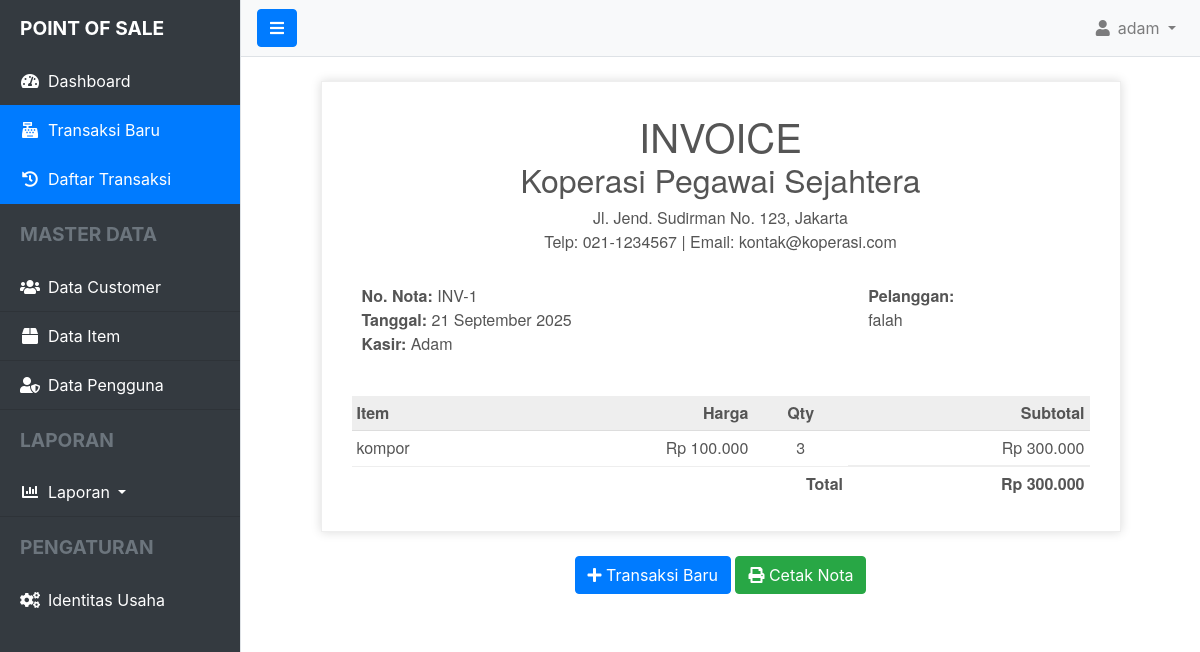
Page /index.php?controller=sales&action=receipt&id=1 (signed in) on the committed database.
### tables this page shows
CREATE TABLE `identitas` (
  `id_identitas` int NOT NULL,
  `nama_identitas` varchar(255) NOT NULL,
  `badan_hukum` varchar(255) DEFAULT NULL,
  `alamat` text,
  `telp` varchar(20) DEFAULT NULL,
  `email` varchar(255) DEFAULT NULL,
  `npwp` varchar(100) DEFAULT NULL,
  `url` varchar(255) DEFAULT NULL,
  `rekening` varchar(255) DEFAULT NULL
);

CREATE TABLE `sales` (
  `id_sales` bigint UNSIGNED NOT NULL,
  `id_customer` bigint UNSIGNED NOT NULL,
  `id_user` bigint UNSIGNED NOT NULL,
  `tgl_sales` datetime NOT NULL DEFAULT CURRENT_TIMESTAMP,
  `status` varchar(50) NOT NULL
);

CREATE TABLE `users` (
  `id_user` bigint UNSIGNED NOT NULL,
  `nama_user` varchar(255) NOT NULL,
  `username` varchar(255) NOT NULL,
  `password` varchar(255) NOT NULL,
  `id_level` bigint UNSIGNED NOT NULL
);

CREATE TABLE `customers` (
  `id_customer` bigint UNSIGNED NOT NULL,
  `nama_customer` varchar(255) NOT NULL,
  `alamat` text,
  `telp` varchar(20) DEFAULT NULL,
  `email` varchar(255) DEFAULT NULL
);

CREATE TABLE `transactions` (
  `id_transaction` bigint UNSIGNED NOT NULL,
  `id_sales` bigint UNSIGNED NOT NULL,
  `id_item` bigint UNSIGNED NOT NULL,
  `quantity` int NOT NULL,
  `price` decimal(15,2) NOT NULL,
  `amount` decimal(15,2) NOT NULL
);

CREATE TABLE `items` (
  `id_item` bigint UNSIGNED NOT NULL,
  `nama_item` varchar(255) NOT NULL,
  `uom` varchar(50) NOT NULL,
  `harga_beli` decimal(15,2) DEFAULT '0.00',
  `harga_jual` decimal(15,2) NOT NULL,
  `stok` int NOT NULL DEFAULT '0'
);

### app/controllers/SalesController.php (called while the page is built, shortened)
<?php
require_once __DIR__ . '../../models/SalesModel.php';
require_once __DIR__ . '../../models/TransactionModel.php';
require_once __DIR__ . '../../models/Identitas.php';
class SalesController {
    public function receipt($id) {
        $sale = SalesModel::findWithDetails($id);
        $transactions = TransactionModel::findAllBySalesId($id);
        $identity = Identitas::find(1);
        require __DIR__ . '/../views/layout/header.php';
        require __DIR__ . '/../views/layout/sidebar.php';
        require __DIR__ . '/../views/sales/receipt.php';
        require __DIR__ . '/../views/layout/footer.php';
    }
}

### index.php (called while the page is built, shortened)
<?php
require_once __DIR__ . '/routes.php';

### app/models/Identitas.php (called while the page is built, shortened)
<?php
class Identitas {
    public static function find($id) {
        $db = Database::getInstance();
        $stmt = $db->prepare("SELECT * FROM identitas WHERE id_identitas = ?");
        $stmt->execute([$id]);
        return $stmt->fetch();
    }
}

### app/models/SalesModel.php (called while the page is built, shortened)
<?php
class SalesModel {
public static function findWithDetails($id) {
        $db = Database::getInstance();
        $stmt = $db->prepare("
            SELECT s.*, c.nama_customer, u.nama_user
            FROM sales s
            JOIN customers c ON s.id_customer = c.id_customer
            JOIN users u ON s.id_user = u.id_user
            WHERE s.id_sales = ?
        ");
        $stmt->execute([$id]);
        return $stmt->fetch();
    }
}

### app/models/TransactionModel.php (called while the page is built, shortened)
<?php
class TransactionModel {
    public static function findAllBySalesId($salesId) {
        $db = Database::getInstance();
        $stmt = $db->prepare("
            SELECT t.*, i.nama_item
            FROM transactions t
            JOIN items i ON t.id_item = i.id_item
            WHERE t.id_sales = ?
        ");
        $stmt->execute([$salesId]);
        return $stmt->fetchAll();
    }
}

### app/views/sales/receipt.php (the view, shortened to what this page needs)
<div class="receipt-container" id="receipt-area">
    <div class="receipt-header">
        <h1>INVOICE</h1>
        <h2><?= htmlspecialchars($identity['nama_identitas']); ?></h2>
        <p><?= htmlspecialchars($identity['alamat']); ?><br>
        Telp: <?= htmlspecialchars($identity['telp']); ?> | Email: <?= htmlspecialchars($identity['email']); ?></p>
    </div>
    <div class="receipt-details">
        <table cellpadding="0" cellspacing="0">
            <tr class="top">
                <td colspan="4">
                    <table>
                        <tr>
                            <td>
                                <strong>No. Nota:</strong> INV-<?= htmlspecialchars($sale['id_sales']); ?><br>
                                <strong>Tanggal:</strong> <?= date("d F Y", strtotime($sale['tgl_sales'])); ?><br>
                                <strong>Kasir:</strong> <?= htmlspecialchars($sale['nama_user']); ?>
                            </td>
                            <td>
                                <strong>Pelanggan:</strong><br>
                                <?= htmlspecialchars($sale['nama_customer']); ?>
                            </td>
                        </tr>
                    </table>
                </td>
            </tr>
            <tr class="heading">
                <td>Item</td>
                <td style="text-align: right;">Harga</td>
                <td style="text-align: center;">Qty</td>
                <td style="text-align: right;">Subtotal</td>
            </tr>
            <?php $grandTotal = 0; ?>
            <?php foreach ($transactions as $item): ?>
                <tr class="item">
                    <td><?= htmlspecialchars($item['nama_item']); ?></td>
                    <td style="text-align: right;">Rp <?= number_format($item['price'], 0, ',', '.'); ?></td>
                    <td style="text-align: center;"><?= $item['quantity']; ?></td>
                    <td style="text-align: right;">Rp <?= number_format($item['amount'], 0, ',', '.'); ?></td>
                </tr>
                <?php $grandTotal += $item['amount']; ?>
            <?php endforeach; ?>
            <tr class="total">
                <td colspan="3" style="text-align: right;"><strong>Total</strong></td>
                <td style="text-align: right;"><strong>Rp <?= number_format($grandTotal, 0, ',', '.'); ?></strong></td>
            </tr>
        </table>
    </div>
</div>
<div class="text-center mt-4 no-print">
    <a href="index.php?controller=sales&action=create" class="btn btn-primary">
        <i class="fas fa-plus"></i> Transaksi Baru
    </a>
    <button onclick="window.print()" class="btn btn-success">
        <i class="fas fa-print"></i> Cetak Nota
    </button>
</div>

### routes.php (shortened to what this page needs)
<?php
require_once __DIR__ . '/app/controllers/IdentitasController.php';
require_once __DIR__ . '/app/controllers/SalesController.php';
$controller_name = $_GET['controller'] ?? 'dashboard';
$action          = $_GET['action'] ?? 'index';
$id              = $_GET['id'] ?? null;
$ctrl = null;
switch ($controller_name) {
    case 'sales':
        $ctrl = new SalesController();
        break;
}
if ($_SERVER['REQUEST_METHOD'] === 'POST') {
    switch ($action) {
        case 'login':
            $ctrl->processLogin();
            break;
        case 'create':
            $ctrl->store();
            break;
        case 'edit':
            if ($id) $ctrl->update($id);
            break;
        case 'identitas':
            $ctrl->update();
            break;
        case 'printPdf':
            $ctrl->printPdf();
            break;
            case 'customers':
            $ctrl->customers();
            break;
        case 'items':
            $ctrl->items();
            break;
        default:
            http_response_code(404);
            echo "404 - Aksi POST tidak valid.";
            break;
    }
} else {
    switch ($action) {
        case 'receipt':
            if ($id) $ctrl->receipt($id);
            break;
    }
}

### app/views/layout/header.php (shortened to what this page needs)
<!DOCTYPE html>
<html lang="id">
<head>
    <link rel="stylesheet" href="https://stackpath.bootstrapcdn.com/bootstrap/4.5.2/css/bootstrap.min.css">
    <link rel="stylesheet" href="https://cdnjs.cloudflare.com/ajax/libs/font-awesome/5.15.3/css/all.min.css">
</head>
</head>
<body>
    <div class="d-flex" id="wrapper">

### app/views/layout/sidebar.php (shortened to what this page needs)
<?php
$controller_name = $_GET['controller'] ?? 'dashboard';
$action_name = $_GET['action'] ?? 'index';
?>
<div class="bg-dark border-right" id="sidebar-wrapper">
    <div class="sidebar-heading text-white">Point of Sale</div>
    <div class="list-group list-group-flush">
        <a href="index.php?controller=dashboard" class="list-group-item list-group-item-action bg-dark text-white <?= ($controller_name == 'dashboard') ? 'active' : '' ?>">
            <i class="fas fa-fw fa-tachometer-alt mr-2"></i>Dashboard
        </a>
        <a href="index.php?controller=sales&action=create" class="list-group-item list-group-item-action bg-dark text-white <?= ($controller_name == 'sales') ? 'active' : '' ?>">
            <i class="fas fa-fw fa-cash-register mr-2"></i>Transaksi Baru
        </a>
        <a href="index.php?controller=sales&action=index" class="list-group-item list-group-item-action bg-dark text-white <?= ($controller_name == 'sales' && $action_name != 'create') ? 'active' : '' ?>">
    <i class="fas fa-fw fa-history mr-2"></i>Daftar Transaksi
</a>
        <div class="sidebar-heading text-secondary pt-3">Master Data</div>
        <a href="index.php?controller=customer" class="list-group-item list-group-item-action bg-dark text-white <?= ($controller_name == 'customer') ? 'active' : '' ?>">
            <i class="fas fa-fw fa-users mr-2"></i>Data Customer
        </a>
        <a href="index.php?controller=item" class="list-group-item list-group-item-action bg-dark text-white <?= ($controller_name == 'item') ? 'active' : '' ?>">
            <i class="fas fa-fw fa-box mr-2"></i>Data Item
        </a>
        <?php if (isset($_SESSION['level']) && $_SESSION['level'] == 1): ?>
            <a href="index.php?controller=user" class="list-group-item list-group-item-action bg-dark text-white <?= ($controller_name == 'user') ? 'active' : '' ?>">
                <i class="fas fa-fw fa-user-shield mr-2"></i>Data Pengguna
            </a>
        <?php endif; ?>
        <?php if (isset($_SESSION['level']) && $_SESSION['level'] == 1): ?>
            <div class="sidebar-heading text-secondary pt-3">Laporan</div>
            <a href="#reportSubmenu" data-toggle="collapse" aria-expanded="<?= ($controller_name == 'report') ? 'true' : 'false' ?>" class="list-group-item list-group-item-action bg-dark text-white dropdown-toggle <?= ($controller_name == 'report') ? 'active' : '' ?>">
                <i class="fas fa-fw fa-chart-bar mr-2"></i>Laporan
            </a>
        <?php endif; ?>
        <?php if (isset($_SESSION['level']) && $_SESSION['level'] == 1): ?>
            <div class="sidebar-heading text-secondary pt-3">Pengaturan</div>
            <a href="index.php?controller=identitas" class="list-group-item list-group-item-action bg-dark text-white <?= ($controller_name == 'identitas') ? 'active' : '' ?>">
                <i class="fas fa-fw fa-cogs mr-2"></i>Identitas Usaha
            </a>
        <?php endif; ?>
    </div>
</div>
<div id="page-content-wrapper">
    <nav class="navbar navbar-expand-lg navbar-light bg-light border-bottom">
        <button class="btn btn-primary" id="menu-toggle"><i class="fas fa-bars"></i></button>
        <div class="collapse navbar-collapse" id="navbarSupportedContent">
            <ul class="navbar-nav ml-auto mt-2 mt-lg-0">
                <li class="nav-item dropdown">
                    <a class="nav-link dropdown-toggle" href="#" id="navbarDropdown" role="button" data-toggle="dropdown">
                        <i class="fas fa-user mr-2"></i><?= htmlspecialchars($_SESSION['username'] ?? 'Pengguna'); ?>
                    </a>
                </li>
            </ul>
        </div>
    </nav>
    <div class="container-fluid p-4">

### app/views/layout/footer.php (shortened to what this page needs)
</div> </div> </div> <script src="https://code.jquery.com/jquery-3.5.1.min.js"></script>
</body>
</html>

### app/views/layout/header.php (style rules this page uses)
body { overflow-x: hidden; }
#sidebar-wrapper { min-height: 100vh; margin-left: -15rem; transition: margin .25s ease-out; }
#sidebar-wrapper .sidebar-heading { padding: 0.875rem 1.25rem; font-size: 1.2rem; }
#sidebar-wrapper .list-group { width: 15rem; }
#page-content-wrapper { min-width: 100vw; }
@media (min-width: 768px) { #sidebar-wrapper { margin-left: 0; } }
@media (min-width: 768px) { #page-content-wrapper { min-width: 0; width: 100%; } }
.sidebar-heading { font-weight: bold; text-transform: uppercase; }
.list-group-item.active { background-color: #007bff !important; border-color: #007bff !important; }

### app/views/sales/receipt.php (style rules this page uses)
.receipt-container { max-width: 800px; margin: auto; padding: 30px; border: 1px solid #eee; box-shadow: 0 0 10px rgba(0, 0, 0, .15); font-size: 16px; line-height: 24px; font-family: 'Helvetica Neue', 'Helvetica', Helvetica, Arial, sans-serif; color: #555; }
.receipt-header { text-align: center; margin-bottom: 20px; }
.receipt-header h1 { margin: 0; }
.receipt-details table { width: 100%; line-height: inherit; text-align: left; }
.receipt-details table td { padding: 5px; vertical-align: top; }
.receipt-details table tr.top td { padding-bottom: 20px; }
.receipt-details table tr.heading td { background: #eee; border-bottom: 1px solid #ddd; font-weight: bold; }
.receipt-details table tr.item td { border-bottom: 1px solid #eee; }
.receipt-details table tr.total td:last-child { border-top: 2px solid #eee; font-weight: bold; }

### rows in the picture
identitas: nama_identitas "Koperasi Pegawai Sejahtera", alamat "Jl. Jend. Sudirman No. 123, Jakarta", telp "021-1234567", email "kontak@koperasi.com"
sales: id_sales "1", tgl_sales "21 September 2025", id_user.nama_user "Adam", id_customer.nama_customer "falah"
transactions: id_item.nama_item "kompor", price "100.000", quantity "3", amount "300.000"

### other values in the picture
$_SESSION['username'] "adam"
$grandTotal "300.000"
